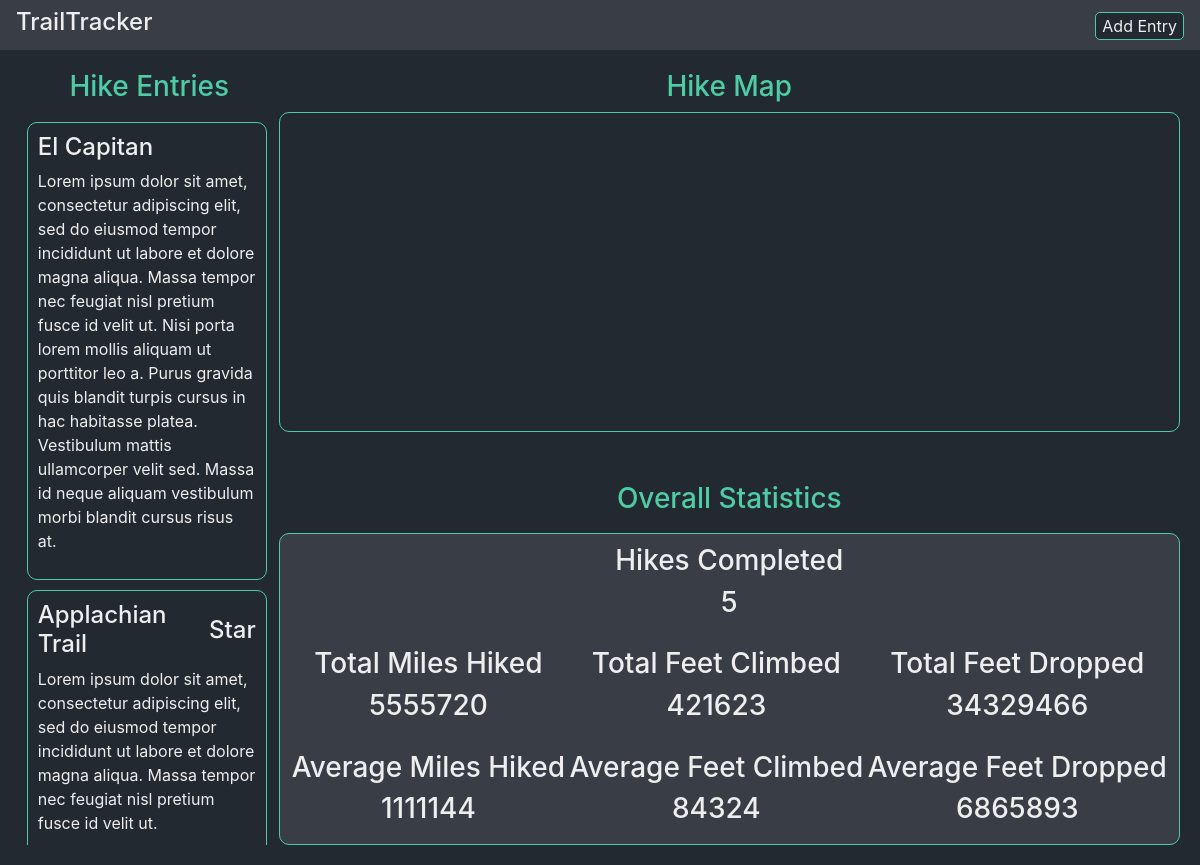
Before: / with the older database file.
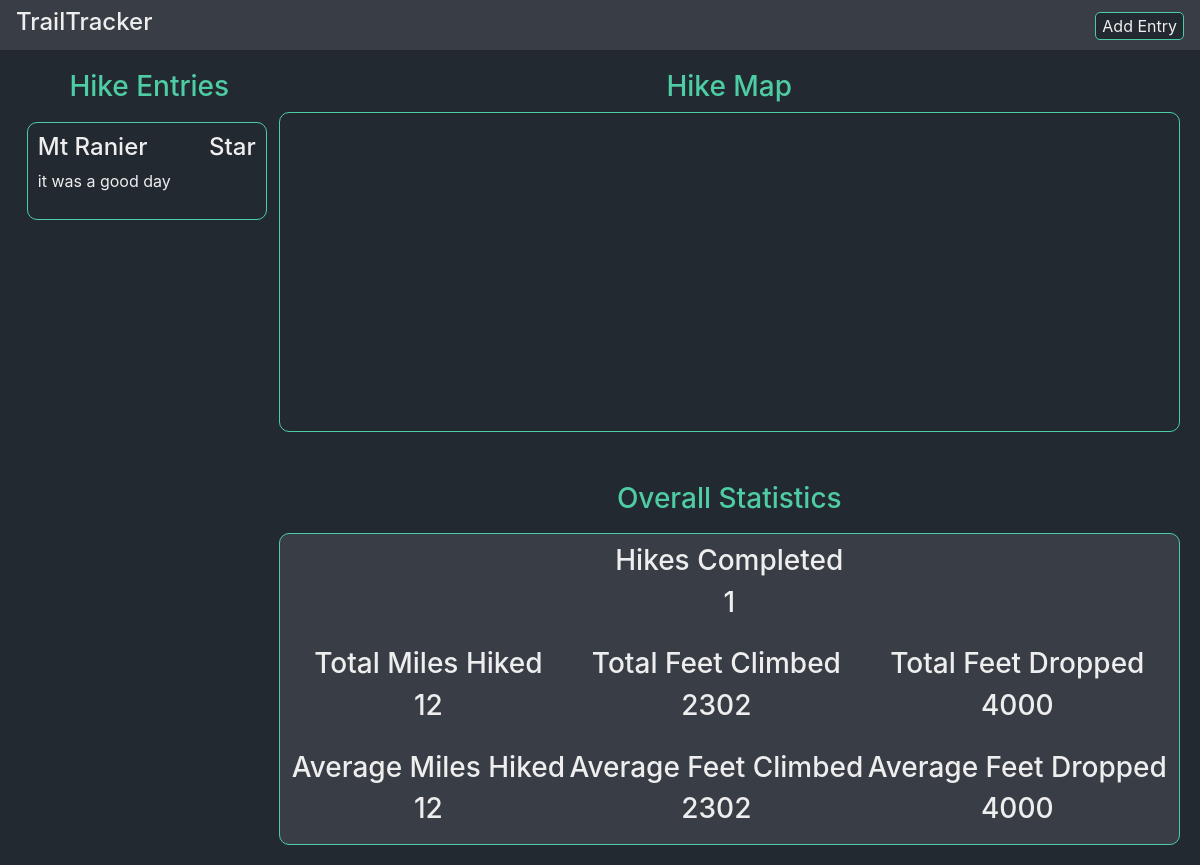
After: the same page with the newer database file.
### dashboard/models.py (models this page shows, shortened)
class Hike(models.Model):
    name = models.TextField(default="")
    latitude = models.FloatField(default=0)
    longitude = models.FloatField(default=0)
    startDate = models.DateField(default="0001-01-01")
    endDate = models.DateField(default="0001-01-01")
    miles = models.FloatField(default=0)
    elevationGain = models.FloatField(default=0)
    elevationLoss = models.FloatField(default=0)
    description = models.TextField(default="")
    starred = models.BooleanField(default=False)
    objects = HikeManager()

### dashboard/views.py (the view)
# urls.py: path('', views.feed, name='feed'),
def feed(request):
    hikes = Hike.objects.all();
    total_miles = 0;
    total_elevation_gain=0;
    total_elevation_loss=0;
    coords = [];
    for hike in hikes:
        total_miles += hike.miles;
        total_elevation_gain+=hike.elevationGain;
        total_elevation_loss+=hike.elevationLoss;
        coords.append({'lat': hike.latitude, 'lng': hike.longitude, 'name': hike.name});
    num_hikes = len(hikes)
    average_miles= int(total_miles/num_hikes);
    average_elevation_gain= int(total_elevation_gain/num_hikes)
    average_elevation_loss= int(total_elevation_loss/num_hikes)
    coords = json.dumps(coords);
    return render(request, 'feed.html' , {'hikes': hikes,'num_hikes':num_hikes,'total_miles': int(total_miles), 'total_elevation_gain':int(total_elevation_gain), 'total_elevation_loss':int(total_elevation_loss), 'average_miles': average_miles, 'average_elevation_gain':average_elevation_gain, 'average_elevation_loss':average_elevation_loss,'coords':coords});

### templates/feed.html (shortened to what this page needs)
{% extends "dashboard.html" %} {% block content %}
<div class="feed-wrapper">
  <div class="info">
    <h3 class="map-title">Hike Entries</h3>
    <div class="list">
      {% for hike in hikes %}
      <a href="feed/{{hike.id}}/">
        <div class="hike-item">
          <div class="row-center">
            <h4 class="content-text">{{hike.name}}</h4>
            {% if hike.starred%}
            <h4 class="content-text">Star</h4>
            {%endif%}
          </div>
          <p class="content-text">{{hike.description}}</p>
        </div>
      </a>
      {% endfor %}
    </div>
  </div>
  <div class="info">
    <h3 class="map-title">Hike Map</h3>
    <div id="map"></div>
    <h3 class="stats-title">Overall Statistics</h3>
    <div class="stats">
      <div class="row-center">
        <div class="stats-col">
          <h3 class="content-text">Hikes Completed</h3>
          <h3 class="content-text">{{num_hikes}}</h3>
        </div>
      </div>
      <div class="spacer50"></div>
      <div class="row-center">
        <div class="stats-col">
          <h3 class="content-text">Total Miles Hiked</h3>
          <h3 class="content-text">{{total_miles}}</h3>
          <div class="spacer50"></div>
          <h3 class="content-text">Average Miles Hiked</h3>
          <h3 class="content-text">{{average_miles}}</h3>
        </div>
        <div class="stats-col">
          <h3 class="content-text">Total Feet Climbed</h3>
          <h3 class="content-text">{{total_elevation_gain}}</h3>
          <div class="spacer50"></div>
          <h3 class="content-text">Average Feet Climbed</h3>
          <h3 class="content-text">{{average_elevation_gain}}</h3>
        </div>
        <div class="stats-col">
          <h3 class="content-text">Total Feet Dropped</h3>
          <h3 class="content-text">{{total_elevation_loss}}</h3>
          <div class="spacer50"></div>
          <h3 class="content-text">Average Feet Dropped</h3>
          <h3 class="content-text">{{average_elevation_loss}}</h3>
        </div>
      </div>
    </div>
  </div>
</div>
{% endblock %}

### templates/dashboard.html (shortened to what this page needs)
{% load static %}
<!DOCTYPE html>
<html>
  <head>
    <link
      rel="stylesheet"
      href="https://stackpath.bootstrapcdn.com/bootstrap/4.1.3/css/bootstrap.min.css"
    />
    <link rel="stylesheet" href="{% static 'css/styles.css' %}" />
  </head>
  <body>
    <div class="navbar">
      <h4 class="navbar-header">TrailTracker</h4>
      <div class="spacer"></div>
      <a href="addEntry"><button class="nav-button">Add Entry</button></a>
    </div>
    <div class="content">{% block content %}{% endblock %}</div>
  </body>
</html>

### dashboard/static/css/styles.css (style rules this page uses)
:root { --dark: #232931; --light: #393e46; --contrast: #eeeeee; --highlight: #4ecca3; }
html { height: 100%; }
body { background-color: var(--dark); padding: 0px; margin: 0px; }
.spacer { width: 10px; height: 10px; }
.spacer50 { width: 50px; height: 20px; }
.navbar { display: flex; flex-direction: row; align-items: center; height: 50px; width: 100%; background-color: var(--light); position: fixed; z-index: 5; top: 0px; }
.navbar-header { color: var(--contrast); }
.nav-button { background-color: var(--dark); border: solid var(--highlight) 1px; color: var(--contrast); border-radius: 5px; }
.hike-item { color: var(--light); border-radius: 10px; border: solid var(--highlight) 1px; padding: 10px; margin-top: 10px; width: 20vw; }
.content-text { color: var(--contrast); }
.content { display: flex; flex-direction: column; height: 100%; align-items: center; padding: 20px; margin-top: 50px; }
.map-title { color: var(--highlight); }
#map { height: 40vh; width: 100%; margin-left: auto; margin-right: auto; border-radius: 10px; border: solid var(--highlight) 1px; }
.feed-wrapper { display: flex; flex-direction: row; width: 100%; }
.list { flex-grow: 1; display: flex; flex-direction: column; align-items: center; scrollbar-width: 10; -ms-overflow-style: none; box-sizing: border-box; overflow-y: auto; height: 80vh; padding-right: 5px; }
.info { flex-grow: 2; display: flex; flex-direction: column; align-items: center; }
.stats-title { color: var(--highlight); margin-top: 50px; }
.stats { background-color: var(--light); border-radius: 10px; border: solid var(--highlight) 1px; padding: 10px; margin-top: 10px; width: 100%; display: flex; flex-direction: column; }
.stats-col { display: flex; flex-direction: column; align-items: center; flex-grow: 1; }
.row-center { display: flex; flex-direction: row; align-items: center; width: 100%; }

Changed rows visible on the page:
removed Hike: name "El Capitan", description "Lorem ipsum dolor sit amet, consectetur adipiscing elit, sed do eiusmod tempor incididunt ut labore et dolore magna aliqua. Massa tempor nec feugiat nisl pretium fusce id velit ut. Nisi porta lorem mollis aliquam ut porttitor leo a. Purus gravida quis blandit turpis cursus in hac habitasse platea. Vestibulum mattis ullamcorper velit sed. Massa id neque aliquam vestibulum morbi blandit cursus risus at."
removed Hike: name "Applachian Trail", starred "Star", description "Lorem ipsum dolor sit amet, consectetur adipiscing elit, sed do eiusmod tempor incididunt ut labore et dolore magna aliqua. Massa tempor nec feugiat nisl pretium fusce id velit ut."
added Hike: name "Mt Ranier", starred "Star", description "it was a good day"
Other visible differences:
{{ num_hikes }}: "5" → "1"
{{ total_miles }}: "5555720" → "12"
{{ average_miles }}: "1111144" → "12"
{{ total_elevation_gain }}: "421623" → "2302"
{{ average_elevation_gain }}: "84324" → "2302"
{{ total_elevation_loss }}: "34329466" → "4000"
{{ average_elevation_loss }}: "6865893" → "4000"
